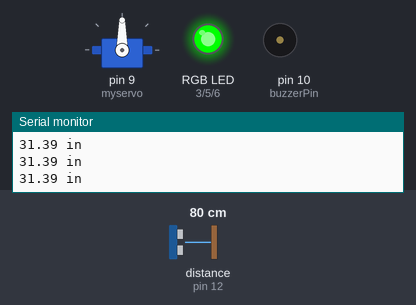
The sketch below on a simulated Arduino Uno, built with avr-gcc and run on an emulated ATmega328P. Shown: servo, an RGB LED mixed from three pins (HIGH = lit), buzzer (waves = sounding), the last lines printed to the serial monitor. Wiring (inferred from the names in the program): ultrasonic range finder: trigger pin 11; echo pin 12. The test bench sets the inputs (shaded band); at power-on: distance to the obstacle (sensor on pin 12) 80 cm. The echo pulse lasts 58.3 µs per cm; pins used as bus, display or sensor lines are not drawn.

Above: at 1.2 s.
1.3 s: distance to the obstacle (sensor on pin 12) set to 56 cm
2.8 s: distance to the obstacle (sensor on pin 12) set to 47 cm
At 3.8 s:
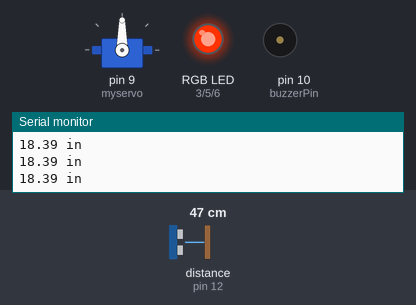
4.3 s: distance to the obstacle (sensor on pin 12) set to 29 cm
5.8 s: distance to the obstacle (sensor on pin 12) set to 22 cm
At 6.01 s:
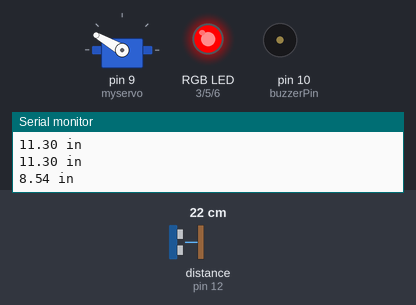
8.8 s: distance to the obstacle (sensor on pin 12) set to 35 cm
At 9.3 s:
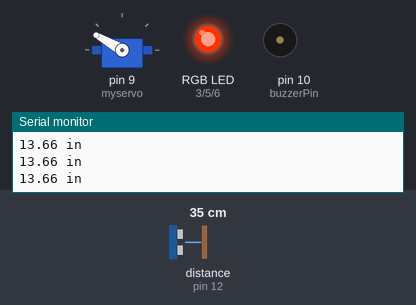
10.3 s: distance to the obstacle (sensor on pin 12) set to 2 cm
At 10.52 s:
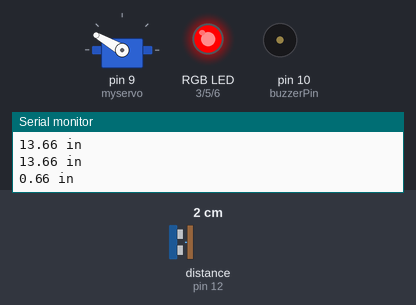
Timing chart, 0 to 14.3 s (numbered marks = the images above; inputs shaded):
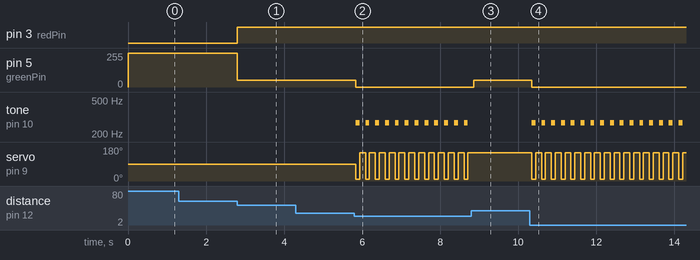

Measured:
- the behaviour switches between 52 and 51 cm on distance to the obstacle (sensor on pin 12) (found by bisection; images 0 and 1)
- the behaviour switches between 26 and 25 cm on distance to the obstacle (sensor on pin 12) (found by bisection; images 1 and 2)
- after the input at 2.8 s, pin 3 (redPin): LOW → HIGH at once; pin 5 (greenPin): 255/255 → 50/255 at once
- after the input at 5.8 s, pin 5 (greenPin): 50/255 → 0/255 at once; tone on pin 10 (buzzerPin): alternates 272 Hz for 0.10 s and silent for 0.15 s, starting at once; servo on pin 9 (myservo): alternates 150° for 0.15 s and 10° for 0.10 s, starting at once
- after the input at 8.8 s, pin 5 (greenPin): 0/255 → 50/255 after 0.06 s; tone on pin 10 (buzzerPin): stops changing and stays silent; servo on pin 9 (myservo): stops changing and stays 150°
- after the input at 10.3 s, pin 5 (greenPin): 50/255 → 0/255 after 0.05 s; tone on pin 10 (buzzerPin): alternates 272 Hz for 0.10 s and silent for 0.15 s, starting after 0.05 s; servo on pin 9 (myservo): alternates 150° for 0.15 s and 10° for 0.10 s, starting after 0.05 s

The sketch:

Circuit_3C_MotionAlarm.ino
```cpp
/*
 * Circuit 3C-Motion Alarm
 * Control the color of an RGB LED using an ultrasonic distance sensor.
 * When an object is close to the sensor, buzz the buzzer and wiggle the servo motor.
 */

#include <Servo.h>  //import servo control library

// assign pin connections to variables - minimal code changes if wiring changed
const int trigPin = 11;
const int echoPin = 12;
const int redPin = 3;
const int greenPin = 5;
const int bluePin = 6;
const int buzzerPin = 10;
float distance = 0;

Servo myservo;  //create a servo object called myservo

void setup() {
  Serial.begin(9600);
  pinMode(trigPin, OUTPUT);
  pinMode(echoPin, INPUT);
  pinMode(redPin, OUTPUT);
  pinMode(greenPin, OUTPUT);
  pinMode(bluePin, OUTPUT);
  pinMode(buzzerPin, OUTPUT);

  myservo.attach(9);   // specify that servo myservo is connected to motorPin
}

void loop() {
  // measure distance between sensor and any detected object
  distance = getDistance();
  // print distance in inches
  Serial.print(distance);
  Serial.println(" in");

  // if object detected less than 10 inches away
  // set LED to red, move servo back and forth, and play a repeated tone
   if(distance <= 10){
    analogWrite(redPin, 255);
    analogWrite(greenPin, 0);
    analogWrite(bluePin, 0);

    //play a tone and move the servo to 10 degrees
    tone(buzzerPin, 272);
    myservo.write(10);
    delay(100);   // pause for 100ms
    //stop the tone and move the servo to 150 degrees
    noTone(buzzerPin);
    myservo.write(150);
    delay(100);   // pause for 100ms

  // if object detected 10-20 inches away, set LED to yellow-orange
  } else if(10 < distance && distance < 20){
    analogWrite(redPin, 255);
    analogWrite(greenPin, 50);
    analogWrite(bluePin, 0);
  // if no object detected within 20 inches, set LED to green
  } else{
    analogWrite(redPin, 0);
    analogWrite(greenPin, 255);
    analogWrite(bluePin, 0);
  }
  delay(50); // wait 50ms before checking again - gives time to actually run code
}

//------------FUNCTIONS-------------

float getDistance(){
  // variables to store measured time between signal echos and calculated distance values
  float echoTime;
  float calculatedDistance;

  // output a pulse signal on trigger pin
  digitalWrite(trigPin, HIGH);
  delayMicroseconds(10);
  digitalWrite(trigPin, LOW);

  // measure time between pulses on echo pin
  echoTime = pulseIn(echoPin, HIGH);
  // convert from time to distance in inches
  calculatedDistance = echoTime/148.0;

  return calculatedDistance;
}
```
